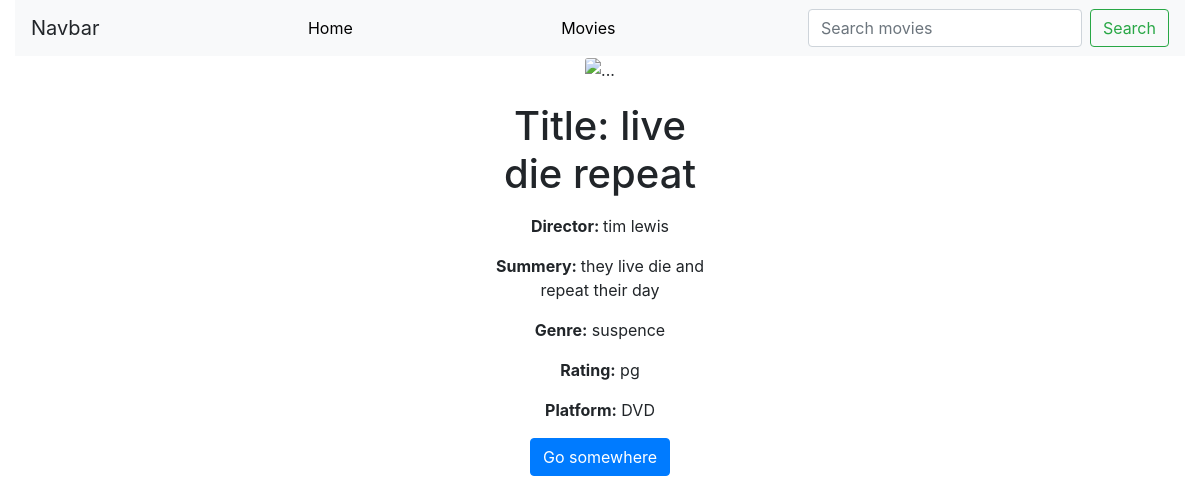
Screenshot of /manager/movies/3 with the database file from the repository.
### manager/models.py (models this page shows, shortened)
class Movie(models.Model):
    title = models.CharField(max_length=200)
    image_url = models.CharField(max_length= 2083, null = False)
    director = models.ForeignKey('Director', on_delete=models.SET_NULL, null = True)
    summery = models.TextField(max_length=1000, help_text='Enter a brief discription of the movie')
    genre = models.ManyToManyField(Genre, help_text='Select a genre for this movie')
    delivery = models.ManyToManyField(DeliveryType, help_text='Select delivery type for this movie')
    rating = models.ManyToManyField(Rating, help_text = 'What is the moved rated?')

class Director(models.Model):
    first_name = models.CharField(max_length=100)
    last_name = models.CharField(max_length=100)
    def __str__(self):
        return f'{self.first_name} {self.last_name}'

class Genre(models.Model):
    name = models.CharField(max_length=255, help_text='Enter movie genre here')
    def __str__(self):
        return self.name

class Rating(models.Model):
    rated = models.CharField(max_length = 5)
    def __str__(self):
        return self.rated

class DeliveryType(models.Model):
    delivered = models.CharField(max_length=3, help_text='Enter delivery type')
    def __str__(self):
        return self.delivered

### manager/views.py (the view)
# urls.py: path('movies/<pk>', views.MovieDetailView.as_view(), name='movie-detail'),
class MovieDetailView(generic.DetailView):
    model = Movie

### manager/templates/manager/movie_detail.html (shortened to what this page needs)
{% extends 'base.html' %}
{% load static %}
{% block content %}
<div class="container centered" style="width: 18rem;">
        <img src="..." class="card-img-top" alt="...">
        <div class="card-body">
          <h1>Title: {{movie.title}}</h1>
          <p class="">
                <p><strong>Director: </strong>{{ movie.director }}</p>
                <p><strong>Summery: </strong>{{ movie.summery }}</p>
                <p><strong>Genre:</strong> {% for genre in movie.genre.all %} {{ genre }}{% if not forloop.last %}, {% endif %}{% endfor %}</p>
                <p><strong>Rating:</strong> {% for rating in movie.rating.all %} {{ rating }}{% if not forloop.last %}, {% endif %}{% endfor %}</p>
                <p><strong>Platform:</strong> {% for delivery in movie.delivery.all %} {{ delivery }}{% if not forloop.last %}, {% endif %}{% endfor %}</p>
          </p>
          <a href="#" class="btn btn-primary">Go somewhere</a>
        </div>
      </div>
{% endblock %}

### manager/static/css/styles.css (style rules this page uses)
body { text-align: center; }
a { color: black; }
.centered { text-align: center; text-overflow: none; }

### rows the page displays
Movie: title "live die repeat", director "tim lewis", summery "they live die and repeat their day"
Genre: name "suspence"
Rating: rated "pg"
DeliveryType: delivered "DVD"
